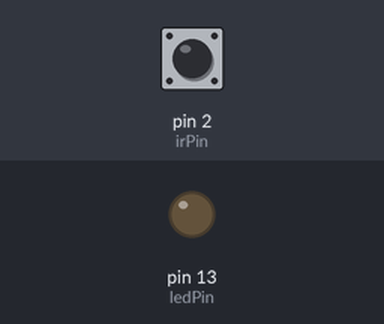
Simulated run of this sketch. Board: Arduino Uno, built with avr-gcc and run on an emulated ATmega328P. On the bench: output pins drawn as LEDs (lit = HIGH). Dashed ring = blinking. The inputs (shaded band) are chosen by the test bench; at power-on: pin 2 (irPin) HIGH. What the sketch prints to the serial monitor is not drawn.

Above: at 1.2 s.
1.3 s: pin 2 (irPin) driven LOW
At 2.5 s:
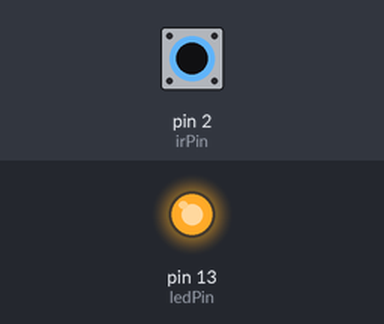
2.8 s: pin 2 (irPin) driven HIGH
At 3.7 s:
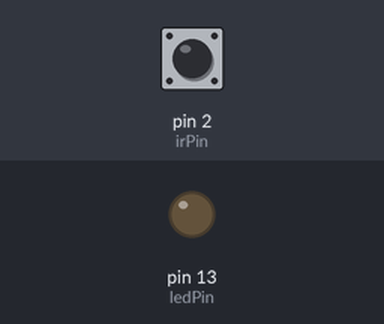
5.8 s: pin 2 (irPin) pulsed LOW 2 times (0.12 s each, 0.3 s apart)
At 5.86 s:
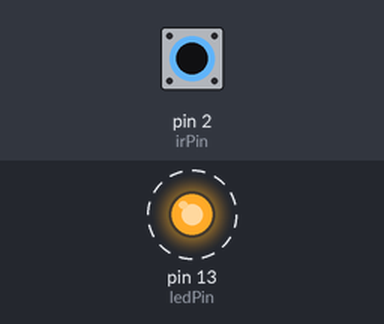
7.9 s: pin 2 (irPin) pulsed LOW 5 times (0.12 s each, 0.3 s apart)
At 10.5 s:
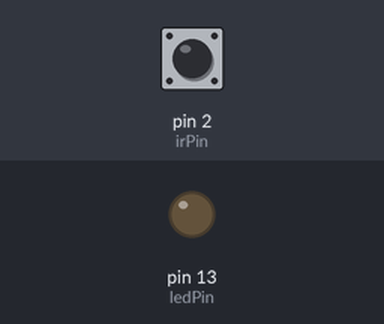
Timing chart, 0 to 11.9 s (numbered marks = the images above; inputs shaded):
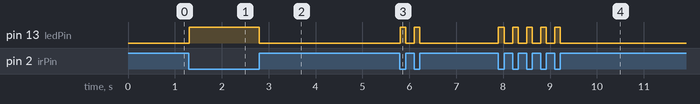

Measured:
- after the input at 1.3 s, pin 13 (ledPin): LOW → HIGH at once
- after the input at 2.8 s, pin 13 (ledPin): HIGH → LOW at once
- after the input at 5.8 s, pin 13 (ledPin): alternates HIGH for 0.12 s and LOW for 0.18 s, 4 changes in all, then stays LOW, starting at once
- after the input at 7.9 s, pin 13 (ledPin): alternates HIGH for 0.12 s and LOW for 0.18 s, 10 changes in all, then stays LOW, starting at once

The sketch:

SIRO_Using_ISR_pin.ino
```cpp
#include <avr/interrupt.h>

const int irPin = 2;
const int ledPin = 13;
volatile byte irState = HIGH;

ISR (INT0_vect)
{
 Serial.println("Interrupted!");
 irState = LOW;    // Toggle LED on pin 13
}  // end of interrupt routine INT0__vect


void setup() {
  pinMode(ledPin, OUTPUT);
  digitalWrite(ledPin, HIGH);
  pinMode(irPin, INPUT);
  Serial.begin(115200);
//  pinMode(irPin, INPUT_PULLUP);
  EICRA |= (1 << ISC01);    // Trigger on falling edge, ISC01 defined in iom328p.h
  EIMSK |= (1 << INT0);     // Enable external interrupt INT0, constsnt INT0 defined in iom328p.h
  sei();
}

void loop() {
  if (irState == LOW) {
     while ( digitalRead(irPin) == LOW){ //To see is the obatacles are still there?
      digitalWrite(ledPin, HIGH);
      Serial.print(" OBSTACLE!!, OBSTACLE!!");  Serial.print("\n");
      }
     irState =HIGH;
  }
  else {
    digitalWrite(ledPin, LOW);
    Serial.print(" Clear, Advancing");
  }
  Serial.print("\n");
}
```
